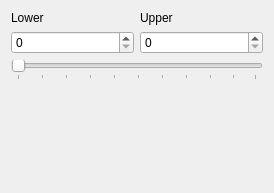
<?xml version="1.0" encoding="UTF-8"?>
<ui version="4.0">
 <class>Form</class>
 <widget class="QWidget" name="Form">
  <property name="geometry">
   <rect>
    <x>0</x>
    <y>0</y>
    <width>274</width>
    <height>193</height>
   </rect>
  </property>
  <property name="windowTitle">
   <string>Form</string>
  </property>
  <layout class="QGridLayout" name="gridLayout">
   <item row="4" column="0" colspan="2">
    <spacer name="verticalSpacer">
     <property name="orientation">
      <enum>Qt::Vertical</enum>
     </property>
     <property name="sizeHint" stdset="0">
      <size>
       <width>20</width>
       <height>40</height>
      </size>
     </property>
    </spacer>
   </item>
   <item row="3" column="0" colspan="2">
    <widget class="QRangeSlider" name="sliderValues">
     <property name="value">
      <number>0</number>
     </property>
     <property name="orientation">
      <enum>Qt::Horizontal</enum>
     </property>
     <property name="tickPosition">
      <enum>QSlider::TicksBelow</enum>
     </property>
    </widget>
   </item>
   <item row="1" column="1">
    <widget class="QgsSpinBox" name="spnUpper"/>
   </item>
   <item row="1" column="0">
    <widget class="QgsSpinBox" name="spnLower"/>
   </item>
   <item row="0" column="0">
    <widget class="QLabel" name="label">
     <property name="text">
      <string>Lower</string>
     </property>
    </widget>
   </item>
   <item row="0" column="1">
    <widget class="QLabel" name="label_2">
     <property name="text">
      <string>Upper</string>
     </property>
    </widget>
   </item>
  </layout>
 </widget>
 <customwidgets>
  <customwidget>
   <class>QRangeSlider</class>
   <extends>QSlider</extends>
   <header>raster_transparency.gui.qrangeslider</header>
  </customwidget>
  <customwidget>
   <class>QgsSpinBox</class>
   <extends>QSpinBox</extends>
   <header>qgis.gui</header>
  </customwidget>
 </customwidgets>
 <resources/>
 <connections/>
</ui>
